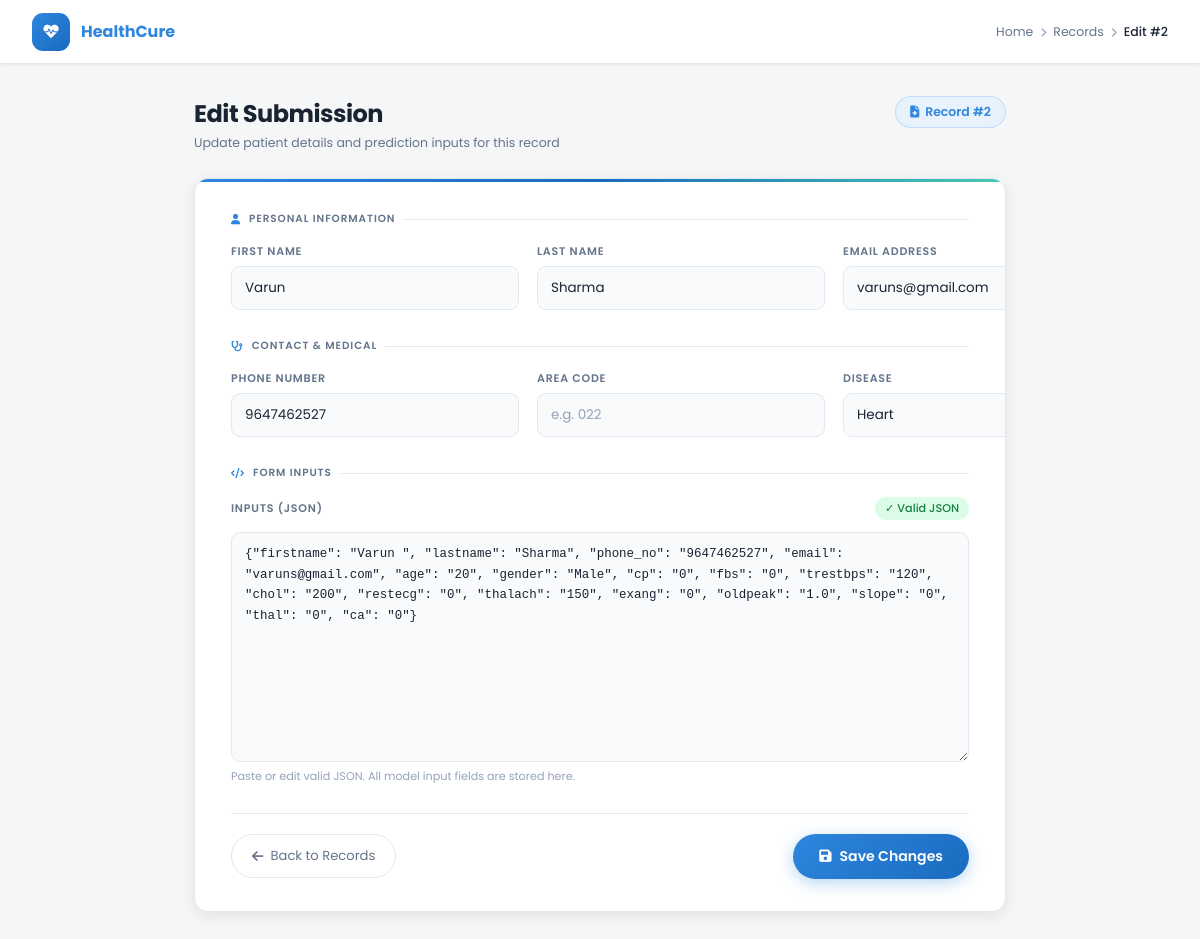
Page /records/edit/2 (signed in) on the committed database.
### app.py (models this page shows)
class Submission(db.Model):
    id        = db.Column(db.Integer, primary_key=True)
    firstname = db.Column(db.String(120))
    lastname  = db.Column(db.String(120))
    phone_no  = db.Column(db.String(50))
    area_code = db.Column(db.String(50))
    email     = db.Column(db.String(200))
    disease   = db.Column(db.String(50))
    inputs    = db.Column(db.Text)
    result    = db.Column(db.String(50))
    timestamp = db.Column(db.DateTime, default=datetime.utcnow)

### app.py (the view, shortened to what this page needs)
@app.route('/records/edit/<int:record_id>', methods=['GET','POST'])
def edit_record(record_id):
    if not session.get('admin_logged_in'):
        return redirect(url_for('login', next=url_for('records')))
    record = Submission.query.get_or_404(record_id)
    return render_template('edit_record.html', record=record)

### templates/edit_record.html (shortened to what this page needs)
<!doctype html>
<html lang="en">
  <head>
    <link rel="stylesheet" href="https://cdnjs.cloudflare.com/ajax/libs/font-awesome/6.0.0/css/all.min.css">
  </head>
  <body>
    <nav class="topbar">
      <div class="topbar-brand">
        <div class="topbar-logo"><i class="fas fa-heartbeat"></i></div>
        <div class="topbar-brand-name">HealthCure</div>
      </div>
      <nav class="breadcrumb">
        <a href="/">Home</a>
        <span class="sep"><i class="fas fa-chevron-right" style="font-size:0.6rem;"></i></span>
        <a href="{{ url_for('records') }}">Records</a>
        <span class="sep"><i class="fas fa-chevron-right" style="font-size:0.6rem;"></i></span>
        <span class="current">Edit #{{ record.id }}</span>
      </nav>
    </nav>
    <div class="page">
      <div class="page-header">
        <div class="page-header-left">
          <h2>Edit Submission</h2>
          <p>Update patient details and prediction inputs for this record</p>
        </div>
        <div class="record-id-tag">
          <i class="fas fa-file-medical" style="font-size:0.75rem;"></i>
          Record #{{ record.id }}
        </div>
      </div>
      <div class="form-card">
        <form method="post" action="{{ url_for('edit_record', record_id=record.id) }}" id="editForm">
          <p class="section-label"><i class="fas fa-user"></i> Personal Information</p>
          <div class="form-grid cols-3">
            <div class="field">
              <label class="field-label">First Name</label>
              <input class="field-input" name="firstname" value="{{ record.firstname or '' }}" placeholder="First name">
            </div>
            <div class="field">
              <label class="field-label">Last Name</label>
              <input class="field-input" name="lastname" value="{{ record.lastname or '' }}" placeholder="Last name">
            </div>
            <div class="field">
              <label class="field-label">Email Address</label>
              <input class="field-input" name="email" type="email" value="{{ record.email or '' }}" placeholder="email@example.com">
            </div>
          </div>
          <p class="section-label"><i class="fas fa-stethoscope"></i> Contact & Medical</p>
          <div class="form-grid cols-4">
            <div class="field">
              <label class="field-label">Phone Number</label>
              <input class="field-input" name="phone_no" value="{{ record.phone_no or '' }}" placeholder="Phone">
            </div>
            <div class="field">
              <label class="field-label">Area Code</label>
              <input class="field-input" name="area_code" value="{{ record.area_code or '' }}" placeholder="e.g. 022">
            </div>
            <div class="field">
              <label class="field-label">Disease</label>
              <input class="field-input" name="disease" value="{{ record.disease or '' }}" placeholder="Disease name">
            </div>
          </div>
          <p class="section-label"><i class="fas fa-code"></i> Form Inputs</p>
          <div class="field">
            <div style="display:flex;align-items:center;justify-content:space-between;gap:10px;flex-wrap:wrap;margin-bottom:6px;">
              <label class="field-label" style="margin-bottom:0;">Inputs (JSON)</label>
              <span class="json-status json-neutral" id="jsonStatus">JSON</span>
            </div>
            <textarea class="field-textarea" name="inputs" id="jsonInput" rows="10">{{ record.inputs or '{}' }}</textarea>
            <span class="field-hint">Paste or edit valid JSON. All model input fields are stored here.</span>
          </div>
          <div class="form-footer">
            <a class="btn-back" href="{{ url_for('records') }}"><i class="fas fa-arrow-left"></i> Back to Records</a>
            <button class="btn-save" type="submit">
              <i class="fas fa-save"></i> Save Changes
            </button>
          </div>
        </form>
      </div>
    </div>
  </body>
</html>

### rows in the picture
Submission: id "2", firstname "Varun", lastname "Sharma", email "varuns@gmail.com", phone_no "9647462527", disease "Heart", inputs "{\"firstname\": \"Varun \", \"lastname\": \"Sharma\", \"phone_no\": \"9647462527\", \"email\": \"varuns@gmail.com\", \"age\": \"20\", \"gender\": \"Male\", \"cp\": \"0\", \"fbs\": \"0\", \"trestbps\": \"120\", \"chol\": \"200\", \"restecg\": \"0\", \"thalach\": \"150\", \"exang\": \"0\", \"oldpeak\": \"1.0\", \"slope\": \"0\", \"thal\": \"0\", \"ca\": \"0\"}"
